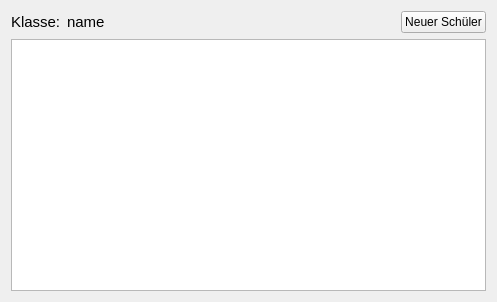
<?xml version="1.0" encoding="UTF-8"?>
<ui version="4.0">
 <class>ClassDetailWidget</class>
 <widget class="QWidget" name="ClassDetailWidget">
  <property name="geometry">
   <rect>
    <x>0</x>
    <y>0</y>
    <width>497</width>
    <height>302</height>
   </rect>
  </property>
  <property name="windowTitle">
   <string>Form</string>
  </property>
  <layout class="QVBoxLayout" name="verticalLayout">
   <item>
    <layout class="QHBoxLayout" name="horizontalLayout">
     <item>
      <widget class="QLabel" name="label">
       <property name="font">
        <font>
         <pointsize>11</pointsize>
        </font>
       </property>
       <property name="text">
        <string>Klasse:</string>
       </property>
      </widget>
     </item>
     <item>
      <widget class="QLabel" name="title">
       <property name="font">
        <font>
         <pointsize>11</pointsize>
        </font>
       </property>
       <property name="text">
        <string>name</string>
       </property>
      </widget>
     </item>
     <item>
      <spacer name="horizontalSpacer">
       <property name="orientation">
        <enum>Qt::Horizontal</enum>
       </property>
       <property name="sizeHint" stdset="0">
        <size>
         <width>40</width>
         <height>20</height>
        </size>
       </property>
      </spacer>
     </item>
     <item>
      <widget class="QPushButton" name="addPupilButton">
       <property name="text">
        <string>Neuer Schüler</string>
       </property>
      </widget>
     </item>
    </layout>
   </item>
   <item>
    <widget class="QTableView" name="pupilView">
     <property name="sortingEnabled">
      <bool>false</bool>
     </property>
    </widget>
   </item>
  </layout>
 </widget>
 <resources/>
 <connections>
  <connection>
   <sender>addPupilButton</sender>
   <signal>clicked()</signal>
   <receiver>ClassDetailWidget</receiver>
   <slot>newPupil()</slot>
   <hints>
    <hint type="sourcelabel">
     <x>439</x>
     <y>20</y>
    </hint>
    <hint type="destinationlabel">
     <x>248</x>
     <y>150</y>
    </hint>
   </hints>
  </connection>
 </connections>
 <slots>
  <slot>newPupil()</slot>
 </slots>
</ui>
